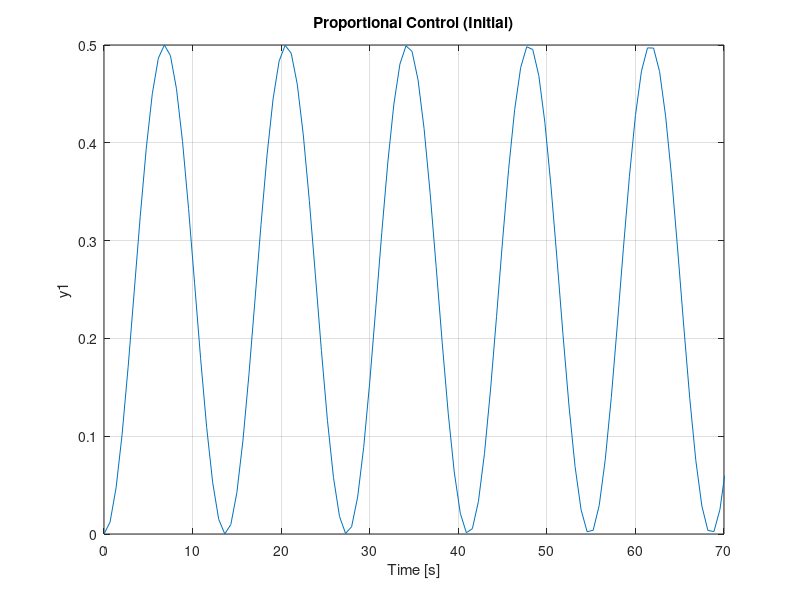
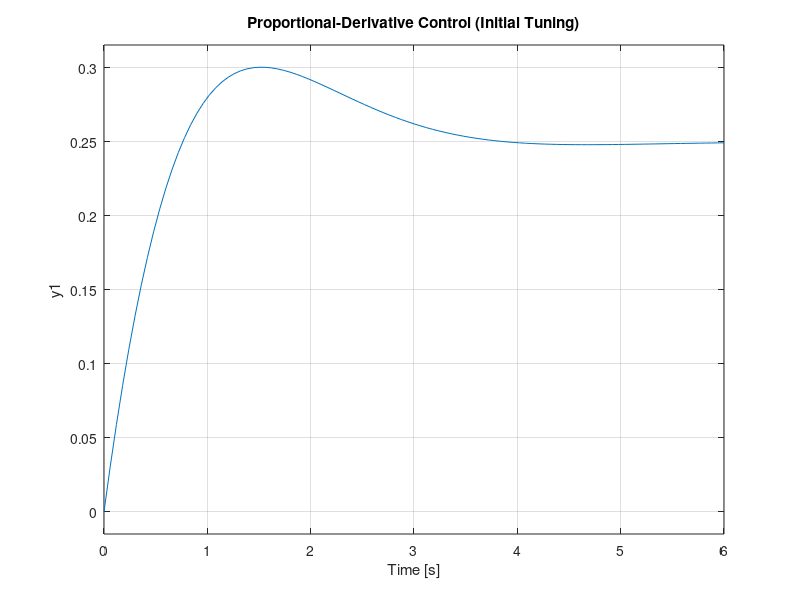
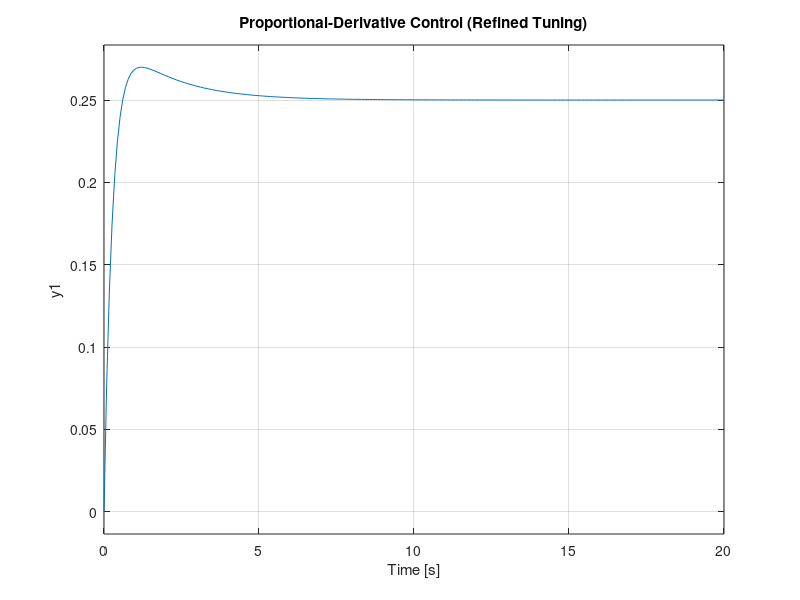
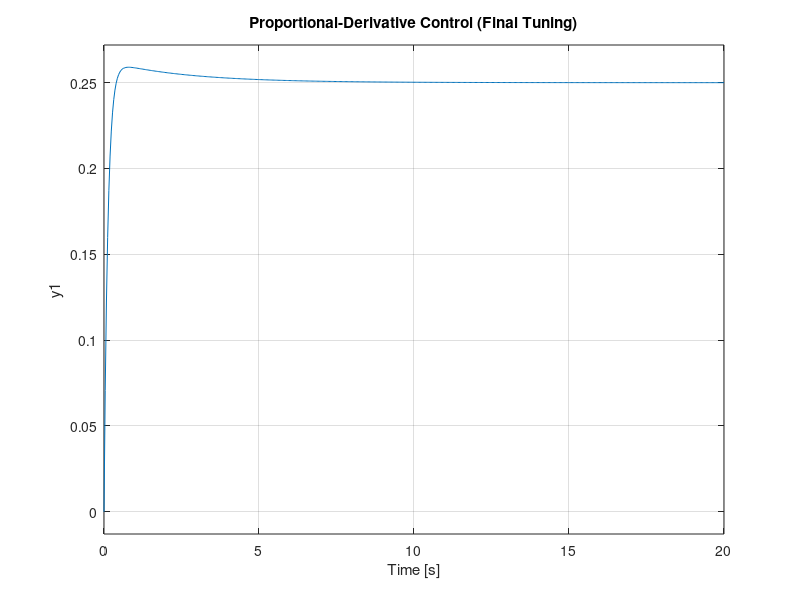

Here is the MATLAB script that generated these plots, in order:
% Define system parameters
m = 0.111;   % Mass of the ball (kg)
R = 0.015;   % Radius of the ball (m)
g = -9.8;    % Acceleration due to gravity (m/s^2)
L = 1.0;     % Length of the beam (m)
d = 0.03;    % Distance from pivot to motor (m)
J = 9.99e-6; % Moment of inertia of the ball (kg*m^2)
s = tf('s'); % Define the Laplace variable
P_ball = -m*g*d/L/(J/R^2+m)/s^2; % Transfer function of the plant

% 1. Proportional Control (Initial)
Kp = 1;     % Proportional gain
C = pid(Kp); % Define the proportional controller
sys_cl = feedback(C*P_ball, 1); % Closed-loop system

% Step response for Proportional Control (Initial)
figure;
step(0.25*sys_cl)
title('Proportional Control (Initial)');
axis([0 70 0 0.5]) % Set axis limits

% 2. Proportional-Derivative Control (Initial Tuning)
Kp = 10;    % Proportional gain
Kd = 10;    % Derivative gain
C = pid(Kp, 0, Kd); % Define the PD controller
sys_cl = feedback(C*P_ball, 1); % Closed-loop system

% Step response for Proportional-Derivative Control (Initial Tuning)
figure;
t = 0:0.01:5;
step(0.25*sys_cl)
title('Proportional-Derivative Control (Initial Tuning)');

% 3. Proportional-Derivative Control (Refined Tuning)
Kp = 10;    % Proportional gain
Kd = 20;    % Refined Derivative gain
C = pid(Kp, 0, Kd); % Redefine the PD controller
sys_cl = feedback(C*P_ball, 1); % Closed-loop system

% Step response for Proportional-Derivative Control (Refined Tuning)
figure;
step(0.25*sys_cl)
title('Proportional-Derivative Control (Refined Tuning)');

% 4. Proportional-Derivative Control (Final Tuning)
Kp = 15;    % Final Proportional gain
Kd = 40;    % Final Derivative gain
C = pid(Kp, 0, Kd); % Redefine the PD controller
sys_cl = feedback(C*P_ball, 1); % Closed-loop system

% Step response for Proportional-Derivative Control (Final Tuning)
figure;
step(0.25*sys_cl)
title('Proportional-Derivative Control (Final Tuning)');
